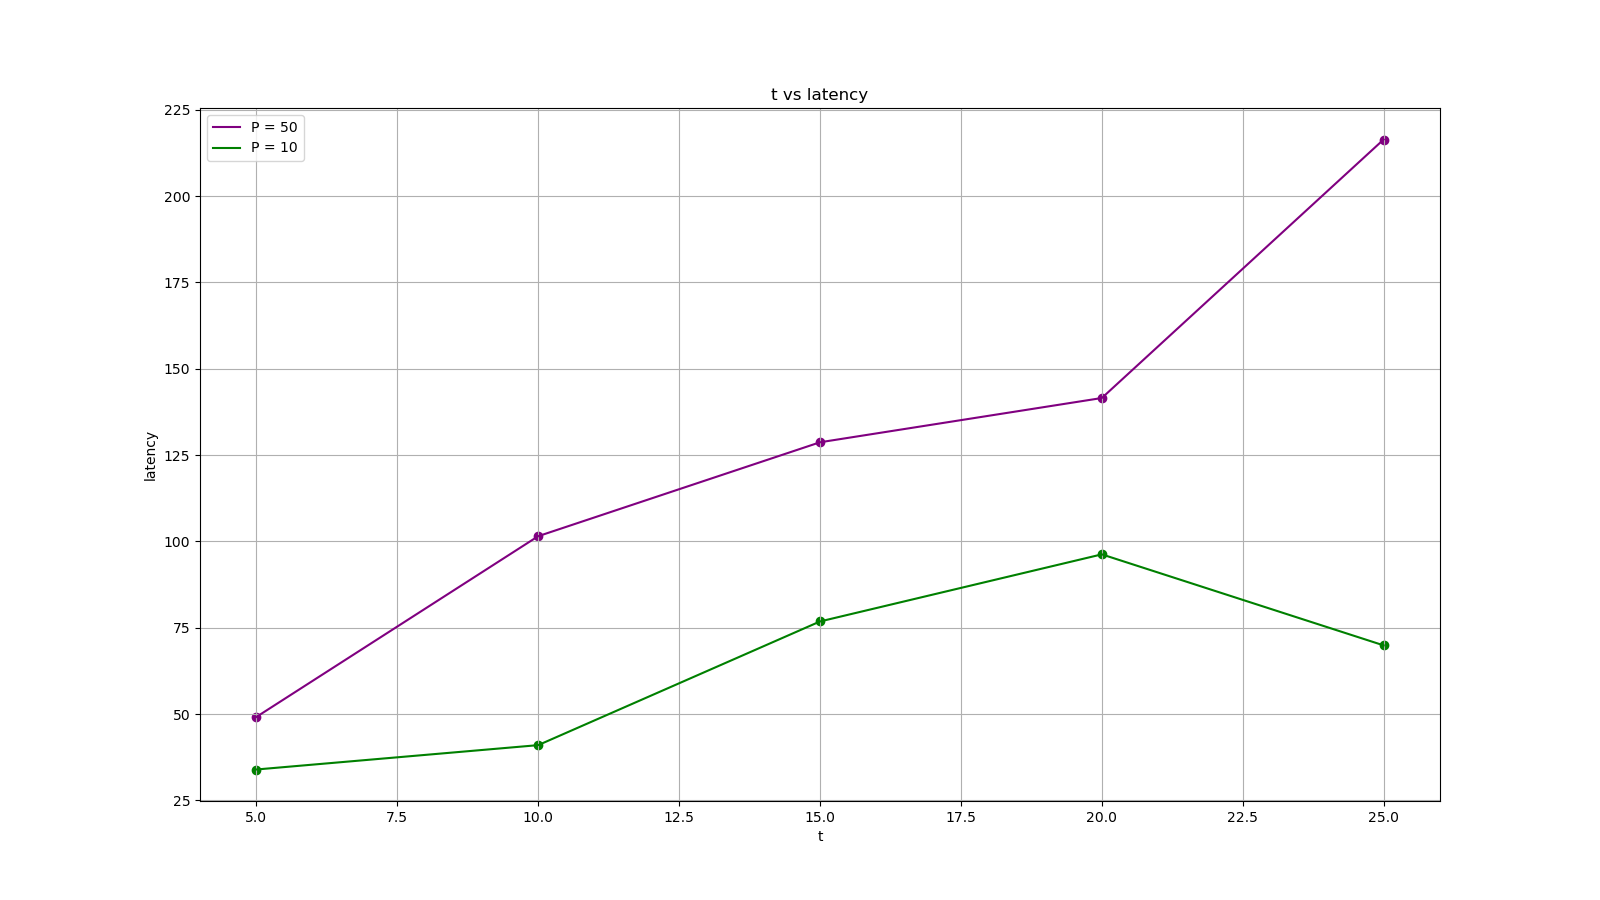

Recreate this plot in Python.
# Throughput Analysis with varying k: 

import matplotlib.pyplot as plt
import os

def avg(a,b,c,d,e):
    return (a+b+c+d+e)/5


t = [5, 10, 15, 20, 25]
P10 = [1426/29, 4264/42, 3733/29, 8068/57, 8873/41]
P50 = [1426/42, 4265/104, 8067/105, 11070/115, 16497/236]

# make a big plot
plt.figure(figsize=(16, 9))

plt.plot(t, P10, label='P = 50', color='purple')
plt.plot(t, P50, label='P = 10', color='green')

# show grid lines
plt.grid(True)

# show markers
plt.scatter(t, P10, color='purple')
plt.scatter(t, P50, color='green')

plt.xlabel('t')
plt.ylabel('latency')
plt.title('t vs latency')
plt.legend()
script_name = os.path.splitext(os.path.basename(__file__))[0]
plt.savefig(f"{script_name}.png")
plt.show()
